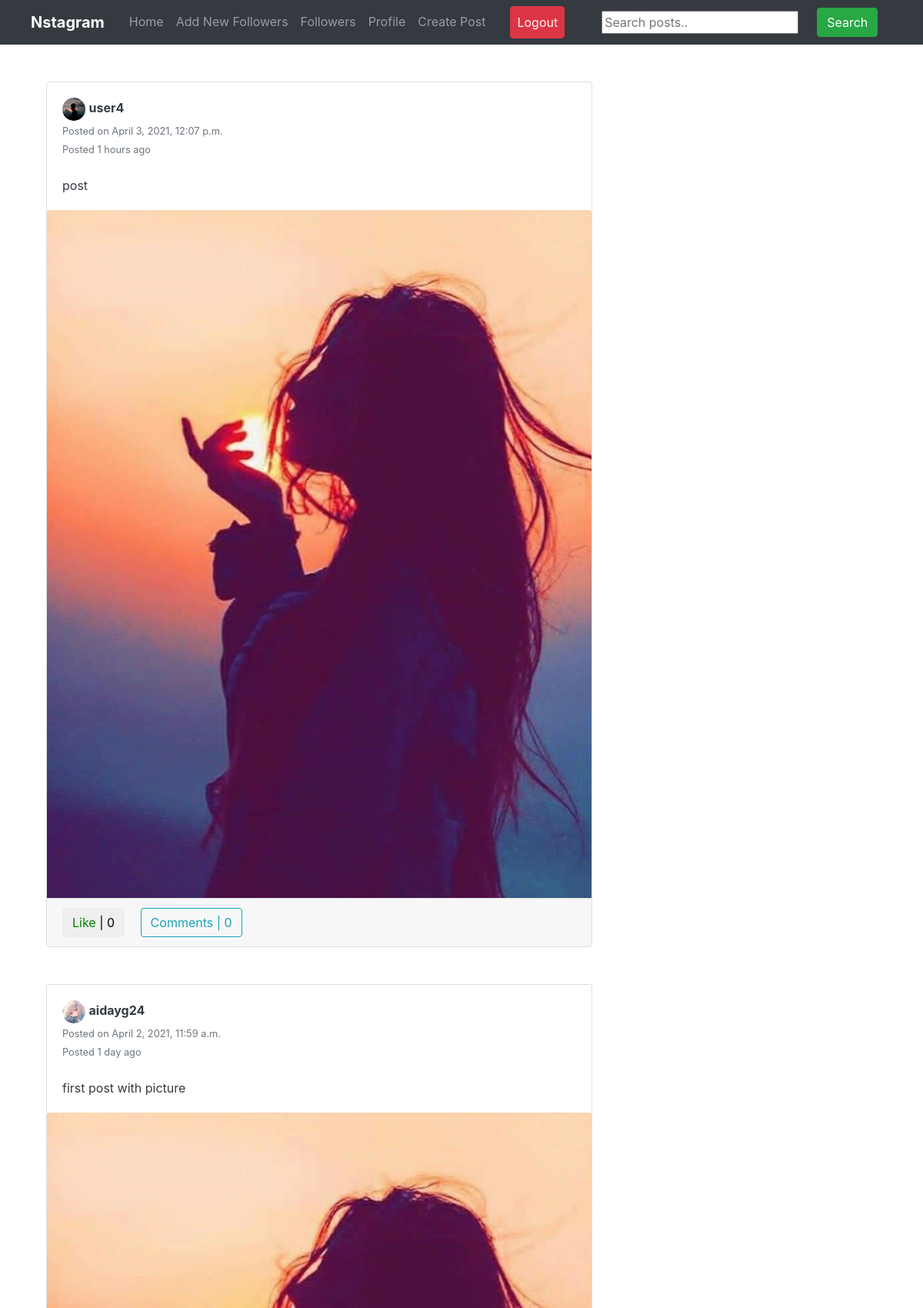
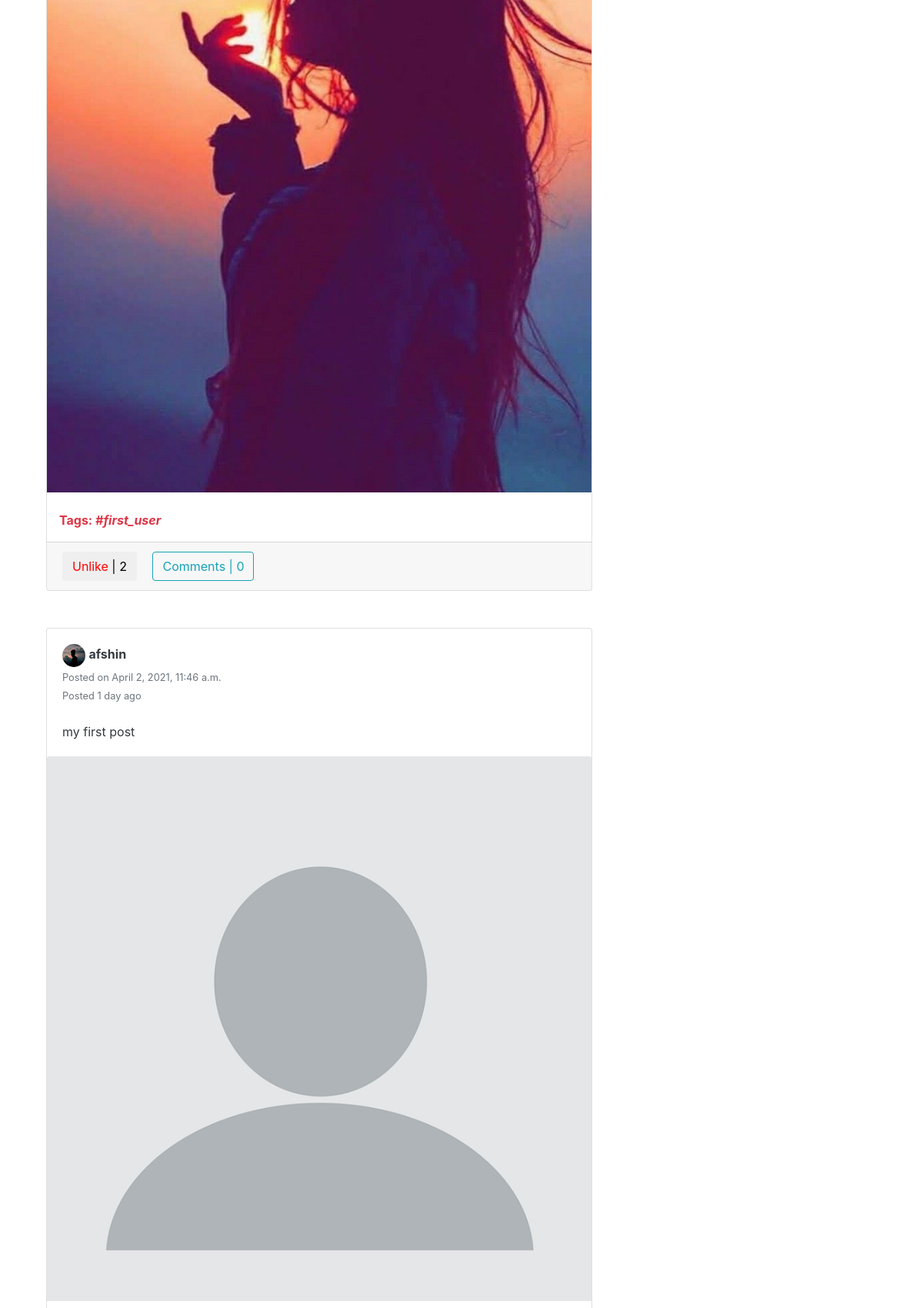
The app's page / (signed in, upper part) with its own data (2 pictures, top to bottom).
### apps/posts/models/post.py (models this page shows, shortened)
class Post(models.Model):
    description = models.CharField('Caption', max_length=255, blank=True)
    pic = models.ImageField(default='media/profile_pics/default.png', upload_to='post/pic', blank=True, null=True)
    date_posted = models.DateTimeField(default=timezone.now)
    user_name = models.ForeignKey(User, on_delete=models.CASCADE)
    location = models.CharField('Location', max_length=200, blank=True)
    tags = models.CharField('Tags', max_length=100, blank=True)
    class Meta:
        ordering = ['-date_posted']
    @property
    def time_left_from_post_date(self):
        now = timezone.now()
        duration = now - self.date_posted
        if duration.days == 0 and duration.seconds < 3600:
            return str('recently')
        if duration.days == 0:
            return str(duration.seconds // 3600) + str('  hours ago')
        if duration.days < 32:
            if duration.days == 1:
                return str(duration.days) + str(' day ago ')
            else:
                return str(duration.days) + str(' days ago ')

### apps/users/models/profile.py (models this page shows, shortened)
class Profile(models.Model):
    user = models.OneToOneField(User, on_delete=models.CASCADE)
    image = models.ImageField(default='media/profile_pics/default.png', upload_to='profile_pics')
    slug = AutoSlugField(populate_from='user')
    followers = models.ManyToManyField("Profile", blank=True)
    first_name = models.CharField('First name', max_length=100, blank=True, null=True)
    last_name = models.CharField('Last name', max_length=100, blank=True, null=True)
    bio = models.CharField('Bio', max_length=255, blank=True, null=True)
    website = models.CharField('Website', blank=True, max_length=150, null=True, validators=[check_website])
    GENDER = [('F', 'female'), ('M', 'male')]
    gender = models.CharField('Gender', max_length=1, choices=GENDER, blank=True, null=True)
    def get_absolute_url(self):
        return "/users/{}".format(self.slug)

### apps/posts/views.py (the view)
# urls.py: path('', PostListView.as_view(), name='home'),
class PostListView(ListView):
    model = Post
    template_name = 'posts/home.html'
    context_object_name = 'posts'
    ordering = ['-date_posted']
    paginate_by = 15
    def get_context_data(self, **kwargs):
        context = super(PostListView, self).get_context_data(**kwargs)
        if self.request.user.is_authenticated:
            liked = [i for i in Post.objects.all() if Like.objects.filter(user=self.request.user, post=i)]
            context['liked_post'] = liked
        return context

### apps/posts/templates/posts/home.html (shortened to what this page needs)
<!DOCTYPE html>
<html lang="en">
<head>
</head>
<body>
{% extends "posts/layout.html" %} {% block searchform %}
    <form class="form-inline my-2 my-lg-0 ml-5" action="{% url 'search_posts' %}" method="get">
        <input name="p" type="text" placeholder="Search posts.."/>
        <button class="btn btn-success my-2 my-sm-0 ml-4" type="submit">
            Search
        </button>
    </form>
{% endblock searchform %} {% block content %}
    <div class="container">
        <div class="row">
            <div class="col-md-8">
                {% for post in posts %}
                    <div class="card card-signin my-5">
                        <div class="card-body">
                            <a href="{{ post.user_name.profile.get_absolute_url }}">
                                <img src="{{ post.user_name.profile.image.url }}" class="rounded-circle" width="30"
                                     height="30" alt=""/></a>
                            <a class="text-dark"
                               href="{{ post.user_name.profile.get_absolute_url }}"><b>{{ post.user_name }}</b></a>
                            <br/><small class="text-muted">Posted on {{ post.date_posted }}</small>
                            <br/><small class="text-muted">Posted {{ post.time_left_from_post_date }}</small>
                            <br/><br/>
                            <p class="card-text text-dark">{{ post.description }}</p>
                        </div>
                        <a href="{% url 'post-detail' post.id %}">
                            <img class="card-img-top" src="{{ post.pic.url }}" alt=""/>
                        </a>
                        {% if post.tags %}
                            <br/>
                            <p class="text-danger ml-3">
                                <b>Tags: <i>{{ post.tags }}</i></b>
                            </p>
                        {% endif %}
                        <div class="card-footer">
                            <button class="btn btn-white mr-3 like" id="{{ post.id }}">
                                {% if post in liked_post %}
                                    <a href="{% url 'post-like' %}" style="color: #ff0000" id="likebtn{{ post.id }}">
                                        Unlike
                                    </a>
                                    | {{ post.likes.count }} {% else %}
                                    <a
                                            href="{% url 'post-like' %}"
                                            style="color: green"
                                            id="likebtn{{ post.id }}"
                                    >
                                        Like</a>
                                    | {{ post.likes.count }} {% endif %}
                            </button>
                            <a class="btn btn-outline-info" href="{% url 'post-detail' post.id %}"
                            >Comments | {{ post.details.count }}</a
                            >
                        </div>
                    </div>
                {% endfor %}
            </div>
        </div>
    </div>
{% endblock content %}

### records on screen
Post: user_name.profile.image (picture), user_name "user4", date_posted "April 3, 2021, 12:07 p.m.", time_left_from_post_date "1 hours ago", description "post", pic (picture), likes.count "0", details.count "0"
Post: user_name.profile.image (picture), user_name "aidayg24", date_posted "April 2, 2021, 11:59 a.m.", time_left_from_post_date "1 day ago", description "first post with picture", pic (picture), tags "#first_user", likes.count "2", details.count "0"
Post: user_name.profile.image (picture), user_name "afshin", date_posted "April 2, 2021, 11:46 a.m.", time_left_from_post_date "1 day ago", description "my first post", pic (placeholder picture)
